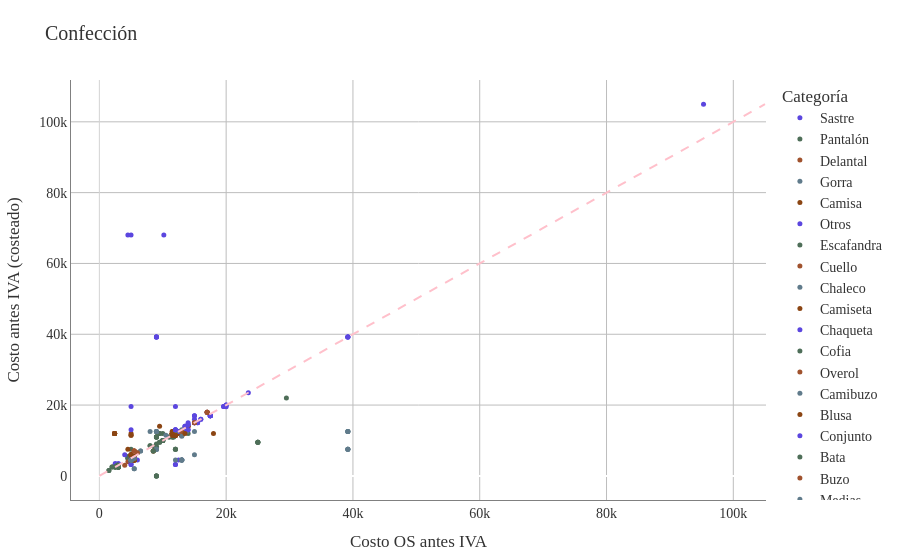

The cell this chart's notebook holds for it:
### Code cell
# Filtramos el DF para obtener solo los datos de confección.
df_conf = df_costos[df_costos['Proceso Producción'] == 'Confección'].copy()

# Definimos una columna de estado para tener el contexto de qué significa cada punto en la gráfica.
df_conf['estado'] = df_conf.apply(
    lambda 
    x: 'Ahorro' 
    if x['OS-Valor Unitario'] < x['costo_antes_iva'] 
    else 'Sobrecosto',
    axis=1
)

# Creamos la gráfica de confección, lo que esta encima de la línea diagonal es ahorro y lo que esta debajo es sobrecosto
# El tamaño de cada punto representa el impacto económico

fig_confe = px.scatter(
    df_conf,
    x='OS-Valor Unitario',
    y='costo_antes_iva',
    color='Categoría',
    color_discrete_sequence=paleta_textil,
    hover_data=['OP Det', 'Nombre del Comercial', 'Costeo_Producto', 'OS-Valor Unitario', 'costo_antes_iva'],
    title='Confección'
)

min_val = min(df_conf['costo_antes_iva'].min(), df_conf['OS-Valor Unitario'].min())
max_val = max(df_conf['costo_antes_iva'].max(), df_conf['OS-Valor Unitario'].max())

fig_confe.add_shape(
    type="line",
    x0=min_val, y0=min_val,
    x1=max_val, y1=max_val,
    line=dict(color="pink", dash="dash")
)
fig_confe.update_traces(marker=dict(size=5)) 

fig_confe.update_layout(
    # 1. Fondo transparente
    paper_bgcolor='rgba(0,0,0,0)',
    plot_bgcolor='rgba(0,0,0,0)',
    
    # 2. Tipografía Times New Roman
    font=dict(
        family="Times New Roman, Times, serif",
        size=14,
        color="#333333" # Color de letra gris muy oscuro (casi negro)
    ),
    
    # Ajuste opcional de márgenes para que la letra no se corte
    margin=dict(t=80, b=50, l=50, r=50)
)

# 3. Líneas de cuadrícula más oscuras
fig_confe.update_xaxes(
    showgrid=True, 
    gridwidth=1, 
    gridcolor='#bdbdbd', # Un gris más marcado (puedes usar 'gray' si lo quieres aún más oscuro)
    linecolor='gray',    # Línea del eje principal en negro
    zeroline=True,        # Mantener la línea del cero...
    zerolinecolor='#d3d3d3', # ...pero usar un gris mucho más suave (LightGrey)
    zerolinewidth=1,
    title='Costo OS antes IVA'
)

fig_confe.update_yaxes(
    showgrid=True, 
    gridwidth=1, 
    gridcolor='#bdbdbd', 
    linecolor='gray',
    title='Costo antes IVA (costeado)'
)
fig_confe.show()

### Figure 1 — Plotly figure (JSON) as saved in the notebook; plotly's stock layout.template omitted (floating-point values rounded to 4 significant figures; data arrays with more than 128 entries replaced by an {"elided": "..."} marker saying what was removed)
{"data": [{"customdata": [["6620-9-BLAZER SASTRE", "Xiomara Aranda Perea", "COS-0012649-13"], ["6492-6-Sastre Femenino", "Frank Sanchez", "COS-0012284-12"], ["6492-13-Sastre Femenino", "Frank Sanchez", "COS-0012251-23"], ["6492-13-Sastre Femenino", "Frank Sanchez", "COS-0012251-23"], ["6492-15-CHALECO REFLECTIVO", "Frank Sanchez", "COS-0012251-23"], ["6492-15-CHALECO REFLECTIVO", "Frank Sanchez", "COS-0012251-23"], ["6492-6-Sastre Femenino", "Frank Sanchez", "COS-0012284-12"], ["6492-13-Sastre Femenino", "Frank Sanchez", "COS-0012251-23"], ["6492-13-Sastre Femenino", "Frank Sanchez", "COS-0012251-23"], ["6492-15-CHALECO REFLECTIVO", "Frank Sanchez", "COS-0012251-23"], ["6492-15-CHALECO REFLECTIVO", "Frank Sanchez", "COS-0012251-23"], ["6415-1-Camibuzo", "Frank Sanchez", "COS-0011982-26"], ["6371-2-Conjunto antifluido", "Frank Sanchez", "COS-0011982-26"], ["6324-1-Camibuzo", "Frank Sanchez", "COS-0011814-29"], ["6297-21-POLO MANGA CORTA", "Frank Sanchez", "COS-0011814-29"], ["6297-22-Pantalón dotación", "Frank Sanchez", "COS-0011814-29"]], "hovertemplate": "Categoría=Sastre<br>OS-Valor Unitario=%{x}<br>costo_antes_iva=%{y}<br>OP Det=%{customdata[0]}<br>Nombre del Comercial=%{customdata[1]}<br>Costeo_Producto=%{customdata[2]}<extra></extra>", "legendgroup": "Sastre", "marker": {"color": "#5B46DF", "size": 5, "symbol": "circle"}, "mode": "markers", "name": "Sastre", "orientation": "v", "showlegend": true, "type": "scatter", "x": [95300.0, 19600.0, 39200.0, 39200.0, 9000.0, 9000.0, 19600.0, 39200.0, 39200.0, 9000.0, 9000.0, 5000.0, 12000.0, 5000.0, 4500.0, 10170.0], "xaxis": "x", "y": [105000, 19610, 39220, 39220, 39220, 39220, 19610, 39220, 39220, 39220, 39220, 19610, 19610, 68000, 68000, 68000], "yaxis": "y"}, {"customdata": {"elided": "56x3 str values"}, "hovertemplate": "Categoría=Pantalón<br>OS-Valor Unitario=%{x}<br>costo_antes_iva=%{y}<br>OP Det=%{customdata[0]}<br>Nombre del Comercial=%{customdata[1]}<br>Costeo_Producto=%{customdata[2]}<extra></extra>", "legendgroup": "Pantalón", "marker": {"color": "#4E6E58", "size": 5, "symbol": "circle"}, "mode": "markers", "name": "Pantalón", "orientation": "v", "showlegend": true, "type": "scatter", "x": [29500.0, 10000.0, 12000.0, 4500.0, 8833.0, 9036.0, 8833.0, 8838.0, 9000.0, 5500.0, 8750.0, 12000.0, 8750.0, 12000.0, 9000.0, 5000.0, 9000.0, 5000.0, 9000.0, 9000.0, 9000.0, 9000.0, 9000.0, 9000.0, 9000.0, 9000.0, 5000.0, 5000.0, 5000.0, 5000.0, 5000.0, 5000.0, 5000.0, 5000.0, 5000.0, 5500.0, 5500.0, 5000.0, 11500.0, 11000.0, 11000.0, 11500.0, 9500.0, 14000.0, 9500.0, 11700.0, 11700.0, 10000.0, 10000.0, 10000.0, 10000.0, 10000.0, 10000.0, 4500.0, 4500.0, 12000.0], "xaxis": "x", "y": [22000, 12000, 12000, 5500, 8167, 8143, 8125, 8188, 9000, 4500, 8200, 7500, 8200, 7500, 11000, 4500, 11000, 4500, 11000, 11000, 11000, 11000, 0, 0, 0, 0, 5000, 5000, 5000, 5000, 5000, 5000, 5000, 5000, 4500, 4500, 4500, 7500, 11000, 11000, 11000, 11000, 12000, 12000, 12000, 11000, 11000, 10000, 10000, 10000, 10000, 10000, 10000, 5000, 5000, 7500], "yaxis": "y"}, {"customdata": [["6618-14-Delantal clasico", "Xiomara Aranda Perea", "COS-0012669-17"], ["6487-6-DELANTAL CLASICO", "Luis Guzman", "COS-0012274-12"], ["6486-3-DELANTAL MICO", "Luis Guzman", "COS-0012273-11"], ["6485-7-DELANTAL MICO", "Luis Guzman", "COS-0012271-25"], ["6485-7-DELANTAL MICO", "Luis Guzman", "COS-0012271-25"], ["6485-7-DELANTAL MICO", "Luis Guzman", "COS-0012271-25"], ["6485-7-DELANTAL MICO", "Luis Guzman", "COS-0012271-25"], ["6485-8-DELANTAL TIPO PETO", "Luis Guzman", "COS-0012271-27"], ["6485-8-DELANTAL TIPO PETO", "Luis Guzman", "COS-0012271-27"], ["6485-8-DELANTAL TIPO PETO", "Luis Guzman", "COS-0012271-27"], ["6485-8-DELANTAL TIPO PETO", "Luis Guzman", "COS-0012271-27"]], "hovertemplate": "Categoría=Delantal<br>OS-Valor Unitario=%{x}<br>costo_antes_iva=%{y}<br>OP Det=%{customdata[0]}<br>Nombre del Comercial=%{customdata[1]}<br>Costeo_Producto=%{customdata[2]}<extra></extra>", "legendgroup": "Delantal", "marker": {"color": "#A0522D", "size": 5, "symbol": "circle"}, "mode": "markers", "name": "Delantal", "orientation": "v", "showlegend": true, "type": "scatter", "x": [4500.0, 4000.0, 2500.0, 3000.0, 3000.0, 3000.0, 3000.0, 2500.0, 2500.0, 2500.0, 2500.0], "xaxis": "x", "y": [4000, 3000, 2500, 3000, 3000, 3000, 3000, 3000, 3000, 3000, 3000], "yaxis": "y"}, {"customdata": [["6618-15-Gorra Curva", "Xiomara Aranda Perea", "COS-0012669-18"], ["6618-16-Gorra Curva", "Xiomara Aranda Perea", "COS-0012669-19"], ["6609-3-Gorra Curva", "Luis Guzman", "COS-0012639-4"], ["6373-2-Chaqueta Sport", "Xiomara Aranda Perea", "COS-0011990-3"]], "hovertemplate": "Categoría=Gorra<br>OS-Valor Unitario=%{x}<br>costo_antes_iva=%{y}<br>OP Det=%{customdata[0]}<br>Nombre del Comercial=%{customdata[1]}<br>Costeo_Producto=%{customdata[2]}<extra></extra>", "legendgroup": "Gorra", "marker": {"color": "#607B8B", "size": 5, "symbol": "circle"}, "mode": "markers", "name": "Gorra", "orientation": "v", "showlegend": true, "type": "scatter", "x": [6500.0, 6500.0, 6000.0, 15000.0], "xaxis": "x", "y": [7000, 7000, 6500, 6000], "yaxis": "y"}, {"customdata": {"elided": "64x3 str values"}, "hovertemplate": "Categoría=Camisa<br>OS-Valor Unitario=%{x}<br>costo_antes_iva=%{y}<br>OP Det=%{customdata[0]}<br>Nombre del Comercial=%{customdata[1]}<br>Costeo_Producto=%{customdata[2]}<extra></extra>", "legendgroup": "Camisa", "marker": {"color": "#8B4513", "size": 5, "symbol": "circle"}, "mode": "markers", "name": "Camisa", "orientation": "v", "showlegend": true, "type": "scatter", "x": [13500.0, 18000.0, 12000.0, 12000.0, 5000.0, 8500.0, 12000.0, 13000.0, 13000.0, 12000.0, 12000.0, 13000.0, 8500.0, 12000.0, 13000.0, 13000.0, 12000.0, 12000.0, 13000.0, 5500.0, 5500.0, 5500.0, 5500.0, 2400.0, 2400.0, 2400.0, 2400.0, 13000.0, 13000.0, 12000.0, 12000.0, 5000.0, 13000.0, 13000.0, 13000.0, 13000.0, 13000.0, 13000.0, 13000.0, 12500.0, 11500.0, 12500.0, 12500.0, 11500.0, 11500.0, 14000.0, 9500.0, 14000.0, 12500.0, 11500.0, 12500.0, 5000.0, 12000.0, 12500.0, 12500.0, 12500.0, 12000.0, 12000.0, 11500.0, 11500.0, 11500.0, 11500.0, 11500.0, 11500.0], "xaxis": "x", "y": [13500, 12000, 12500, 12500, 11500, 7000, 11500, 11500, 11500, 11500, 11500, 11500, 7000, 11500, 11500, 11500, 11500, 11500, 11500, 5500, 5500, 5500, 5500, 12000, 12000, 12000, 12000, 12000, 12000, 12000, 12000, 11500, 12500, 12500, 12500, 12500, 12500, 12500, 12500, 12000, 12000, 12500, 12500, 12500, 12500, 14000, 14000, 14000, 12000, 12000, 12000, 12000, 12500, 12500, 12500, 12500, 12500, 12500, 12000, 12000, 12000, 12000, 12000, 12000], "yaxis": "y"}, {"customdata": [["6616-3-OXFORD", "Santiago Barriga", "COS-0012665-4"], ["6611-1-POLO MANGA CORTA", "Frank Sanchez", "COS-0012647-3"], ["6534-1-POLO MANGA CORTA", "Pilar Gómez", "COS-0012425-2"], ["6529-1-T-SHIRT MANGA CORTA", "Simón Román", "COS-0012411-3"], ["6503-1-POLO MANGA CORTA", "Frank Sanchez", "COS-0012135-2"], ["6503-2-POLO MANGA CORTA", "Frank Sanchez", "COS-0012135-3"], ["6492-1-ROMPEVIENTOS REFLECTIVA", "Frank Sanchez", "COS-0012284-2"], ["6492-16-POLO MANGA CORTA", "Frank Sanchez", "COS-0012284-25"], ["6492-23-Conjunto antifluido", "Frank Sanchez", "COS-0012282-84"], ["6492-1-ROMPEVIENTOS REFLECTIVA", "Frank Sanchez", "COS-0012284-2"], ["6492-16-POLO MANGA CORTA", "Frank Sanchez", "COS-0012284-25"], ["6492-23-Conjunto antifluido", "Frank Sanchez", "COS-0012282-84"], ["6488-1-Harrington", "Simón Román", "COS-0012276-2"], ["6487-1-POLO MANGA CORTA", "Luis Guzman", "COS-0012274-6"], ["6487-2-POLO MANGA CORTA", "Luis Guzman", "COS-0012274-7"], ["6487-3-POLO MANGA CORTA", "Luis Guzman", "COS-0012274-8"], ["6487-4-POLO MANGA CORTA", "Luis Guzman", "COS-0012274-9"], ["6487-5-POLO MANGA CORTA", "Luis Guzman", "COS-0012274-10"], ["6486-1-POLO MANGA CORTA", "Luis Guzman", "COS-0012273-6"], ["6486-2-POLO MANGA CORTA", "Luis Guzman", "COS-0012273-7"], ["6439-5-Pasamontañas", "Luis Guzman", "COS-0012168-14"], ["6433-7-Pasamontañas", "Xiomara Aranda Perea", "COS-0012156-14"], ["6425-1-POLO MANGA CORTA", "Xiomara Aranda Perea", "COS-0012136-10"], ["6425-2-POLO MANGA CORTA", "Xiomara Aranda Perea", "COS-0012136-2"], ["6383-13-Termica", "Xiomara Aranda Perea", "COS-0012014-15"], ["6383-14-Termica", "Xiomara Aranda Perea", "COS-0012014-16"], ["6379-3-CAMISA MANGA CORTA", "Xiomara Aranda Perea", "COS-0012004-8"], ["6379-5-POLO MANGA CORTA", "Xiomara Aranda Perea", "COS-0012004-8"], ["6379-6-POLO MANGA CORTA", "Xiomara Aranda Perea", "COS-0012004-7"]], "hovertemplate": "Categoría=Otros<br>OS-Valor Unitario=%{x}<br>costo_antes_iva=%{y}<br>OP Det=%{customdata[0]}<br>Nombre del Comercial=%{customdata[1]}<br>Costeo_Producto=%{customdata[2]}<extra></extra>", "legendgroup": "Otros", "marker": {"color": "#5B46DF", "size": 5, "symbol": "circle"}, "mode": "markers", "name": "Otros", "orientation": "v", "showlegend": true, "type": "scatter", "x": [12500.0, 5500.0, 5000.0, 4000.0, 5000.0, 5000.0, 13500.0, 5000.0, 12000.0, 13500.0, 5000.0, 12000.0, 23500.0, 5000.0, 5000.0, 5000.0, 5000.0, 6000.0, 5000.0, 5000.0, 3000.0, 2500.0, 5000.0, 5000.0, 14000.0, 14000.0, 12500.0, 5000.0, 5000.0], "xaxis": "x", "y": [12500, 5000, 6000, 6000, 5000, 5000, 14000, 3200, 3200, 14000, 3200, 3200, 23500, 4500, 4500, 4500, 4500, 4500, 4500, 4500, 3500, 3500, 4000, 4000, 14500, 14500, 4500, 4500, 4500], "yaxis": "y"}, {"customdata": [["6612-1-Escafandra", "Xiomara Aranda Perea", "COS-0012654-2"], ["6612-2-Escafandra", "Xiomara Aranda Perea", "COS-0012654-3"], ["6612-2-Escafandra", "Xiomara Aranda Perea", "COS-0012654-3"], ["6612-3-Escafandra", "Xiomara Aranda Perea", "COS-0012654-3"], ["6612-3-Escafandra", "Xiomara Aranda Perea", "COS-0012654-3"]], "hovertemplate": "Categoría=Escafandra<br>OS-Valor Unitario=%{x}<br>costo_antes_iva=%{y}<br>OP Det=%{customdata[0]}<br>Nombre del Comercial=%{customdata[1]}<br>Costeo_Producto=%{customdata[2]}<extra></extra>", "legendgroup": "Escafandra", "marker": {"color": "#4E6E58", "size": 5, "symbol": "circle"}, "mode": "markers", "name": "Escafandra", "orientation": "v", "showlegend": true, "type": "scatter", "x": [2900.0, 2900.0, 2900.0, 2900.0, 2900.0], "xaxis": "x", "y": [3000, 3000, 3000, 3000, 3000], "yaxis": "y"}, {"customdata": [["6609-2-SACO CUELLO CERRADO", "Luis Guzman", "COS-0012639-3"]], "hovertemplate": "Categoría=Cuello<br>OS-Valor Unitario=%{x}<br>costo_antes_iva=%{y}<br>OP Det=%{customdata[0]}<br>Nombre del Comercial=%{customdata[1]}<br>Costeo_Producto=%{customdata[2]}<extra></extra>", "legendgroup": "Cuello", "marker": {"color": "#A0522D", "size": 5, "symbol": "circle"}, "mode": "markers", "name": "Cuello", "orientation": "v", "showlegend": true, "type": "scatter", "x": [6000.0], "xaxis": "x", "y": [6500], "yaxis": "y"}, {"customdata": [["6543-3-Chaleco Liso", "Pilar Gómez", "COS-0012436-3"], ["6492-13-Sastre Femenino", "Frank Sanchez", "COS-0012251-23"], ["6492-13-Sastre Femenino", "Frank Sanchez", "COS-0012251-23"], ["6492-13-Sastre Femenino", "Frank Sanchez", "COS-0012251-23"], ["6492-13-Sastre Femenino", "Frank Sanchez", "COS-0012251-23"], ["6492-15-CHALECO REFLECTIVO", "Frank Sanchez", "COS-0012251-23"], ["6492-15-CHALECO REFLECTIVO", "Frank Sanchez", "COS-0012251-23"], ["6492-15-CHALECO REFLECTIVO", "Frank Sanchez", "COS-0012251-23"], ["6492-15-CHALECO REFLECTIVO", "Frank Sanchez", "COS-0012251-23"], ["6492-17-CHALECO REFLECTIVO", "Frank Sanchez", "COS-0012251-25"], ["6492-17-CHALECO REFLECTIVO", "Frank Sanchez", "COS-0012251-25"], ["6492-19-CAMISA MANGA CORTA", "Frank Sanchez", "COS-0012251-27"], ["6492-19-CAMISA MANGA CORTA", "Frank Sanchez", "COS-0012251-27"], ["6492-20-CHALECO REFLECTIVO", "Frank Sanchez", "COS-0012251-27"], ["6492-20-CHALECO REFLECTIVO", "Frank Sanchez", "COS-0012251-27"], ["6492-13-Sastre Femenino", "Frank Sanchez", "COS-0012251-23"], ["6492-13-Sastre Femenino", "Frank Sanchez", "COS-0012251-23"], ["6492-13-Sastre Femenino", "Frank Sanchez", "COS-0012251-23"], ["6492-13-Sastre Femenino", "Frank Sanchez", "COS-0012251-23"], ["6492-15-CHALECO REFLECTIVO", "Frank Sanchez", "COS-0012251-23"], ["6492-15-CHALECO REFLECTIVO", "Frank Sanchez", "COS-0012251-23"], ["6492-15-CHALECO REFLECTIVO", "Frank Sanchez", "COS-0012251-23"], ["6492-15-CHALECO REFLECTIVO", "Frank Sanchez", "COS-0012251-23"], ["6492-17-CHALECO REFLECTIVO", "Frank Sanchez", "COS-0012251-25"], ["6492-17-CHALECO REFLECTIVO", "Frank Sanchez", "COS-0012251-25"], ["6492-19-CAMISA MANGA CORTA", "Frank Sanchez", "COS-0012251-27"], ["6492-19-CAMISA MANGA CORTA", "Frank Sanchez", "COS-0012251-27"], ["6492-20-CHALECO REFLECTIVO", "Frank Sanchez", "COS-0012251-27"], ["6492-20-CHALECO REFLECTIVO", "Frank Sanchez", "COS-0012251-27"], ["6422-1-Chaleco Liso", "Xiomara Aranda Perea", "COS-0012132-2"], ["6371-1-CHALECO REFLECTIVO", "Frank Sanchez", "COS-0011439-24"], ["6371-3-CHALECO REFLECTIVO", "Frank Sanchez", "COS-0011981-27"], ["6297-17-Conjunto antifluido", "Frank Sanchez", "COS-0011439-24"], ["6297-19-Pantalón dotación", "Frank Sanchez", "COS-0011439-24"], ["6297-20-CHAQUETA MICHELIN", "Frank Sanchez", "COS-0011439-24"]], "hovertemplate": "Categoría=Chaleco<br>OS-Valor Unitario=%{x}<br>costo_antes_iva=%{y}<br>OP Det=%{customdata[0]}<br>Nombre del Comercial=%{customdata[1]}<br>Costeo_Producto=%{customdata[2]}<extra></extra>", "legendgroup": "Chaleco", "marker": {"color": "#607B8B", "size": 5, "symbol": "circle"}, "mode": "markers", "name": "Chaleco", "orientation": "v", "showlegend": true, "type": "scatter", "x": [10500.0, 39200.0, 39200.0, 39200.0, 39200.0, 9000.0, 9000.0, 9000.0, 9000.0, 12000.0, 12000.0, 13000.0, 13000.0, 12000.0, 12000.0, 39200.0, 39200.0, 39200.0, 39200.0, 9000.0, 9000.0, 9000.0, 9000.0, 12000.0, 12000.0, 13000.0, 13000.0, 12000.0, 12000.0, 13000.0, 8000.0, 13000.0, 12000.0, 13800.0, 15000.0], "xaxis": "x", "y": [11500, 12500, 12500, 7500, 7500, 12500, 12500, 7500, 7500, 12500, 12500, 12500, 12500, 12500, 12500, 12500, 12500, 7500, 7500, 12500, 12500, 7500, 7500, 12500, 12500, 12500, 12500, 12500, 12500, 13000, 12500, 11200, 12500, 12500, 12500], "yaxis": "y"}, {"customdata": [["6540-1-Camiseta polo", "Luis Guzman", "COS-0012432-2"], ["6540-2-Camiseta polo", "Luis Guzman", "COS-0012432-3"], ["6540-3-Camiseta polo", "Luis Guzman", "COS-0012432-4"], ["6540-4-Camiseta polo", "Luis Guzman", "COS-0012432-5"], ["6540-5-Camiseta polo", "Luis Guzman", "COS-0012432-6"], ["6540-6-Camiseta polo", "Luis Guzman", "COS-0012432-7"], ["6524-1-Camiseta Dril", "Luis Guzman", "COS-0012393-7"], ["6503-3-Camiseta polo", "Frank Sanchez", "COS-0012135-4"], ["6491-1-Camiseta polo", "Pilar Gómez", "COS-0012285-2"], ["6439-3-Camiseta Dril", "Luis Guzman", "COS-0012168-8"], ["6433-5-Camiseta Dril", "Xiomara Aranda Perea", "COS-0012156-7"], ["6433-6-Camiseta Dril", "Xiomara Aranda Perea", "COS-0012156-8"], ["6382-1-Camiseta polo", "Xiomara Aranda Perea", "COS-0012017-6"], ["6382-1-Camiseta polo", "Xiomara Aranda Perea", "COS-0012017-6"], ["6382-2-Camiseta polo", "Xiomara Aranda Perea", "COS-0012017-7"], ["6382-3-Camiseta polo", "Xiomara Aranda Perea", "COS-0012017-8"], ["6382-4-Camiseta polo", "Xiomara Aranda Perea", "COS-0012017-4"], ["6382-5-Camiseta polo", "Xiomara Aranda Perea", "COS-0012017-5"], ["6382-6-Camiseta polo", "Xiomara Aranda Perea", "COS-0012017-6"], ["6382-6-Camiseta polo", "Xiomara Aranda Perea", "COS-0012017-6"]], "hovertemplate": "Categoría=Camiseta<br>OS-Valor Unitario=%{x}<br>costo_antes_iva=%{y}<br>OP Det=%{customdata[0]}<br>Nombre del Comercial=%{customdata[1]}<br>Costeo_Producto=%{customdata[2]}<extra></extra>", "legendgroup": "Camiseta", "marker": {"color": "#8B4513", "size": 5, "symbol": "circle"}, "mode": "markers", "name": "Camiseta", "orientation": "v", "showlegend": true, "type": "scatter", "x": [5000.0, 5000.0, 5000.0, 5000.0, 5000.0, 5000.0, 5000.0, 5000.0, 4500.0, 5000.0, 5000.0, 5000.0, 5500.0, 5500.0, 5500.0, 5000.0, 5500.0, 5500.0, 5000.0, 5000.0], "xaxis": "x", "y": [4500, 4500, 4500, 4500, 4500, 4500, 6000, 5000, 7500, 6000, 6000, 6000, 4500, 4500, 4500, 4500, 4500, 4500, 4500, 4500], "yaxis": "y"}, {"customdata": [["6526-1-CHAQUETA MICHELIN", "Frank Sanchez", "COS-0012401-15"], ["6493-1-Chaqueta  Térmica", "Miguel Gutierrez", "COS-0012287-2"], ["6492-10-CHAQUETA MICHELIN", "Frank Sanchez", "COS-0012284-18"], ["6492-14-CHAQUETA MICHELIN", "Frank Sanchez", "COS-0012284-24"], ["6492-10-CHAQUETA MICHELIN", "Frank Sanchez", "COS-0012284-18"], ["6492-14-CHAQUETA MICHELIN", "Frank Sanchez", "COS-0012284-24"], ["6489-1-Chaqueta Rompevientos", "Angela Jaramillo", "COS-0012279-4"], ["6487-7-Chaqueta  Acolchada", "Luis Guzman", "COS-0012274-22"], ["6452-1-Chaqueta Sport", "Angela Jaramillo", "COS-0012143-2"], ["6439-4-Chaqueta Cuarto Frío", "Luis Guzman", "COS-0012168-10"], ["6439-12-Chaqueta Cuarto Frío", "Luis Guzman", "COS-0012168-34"], ["6436-1-Chaqueta Rompevientos", "Luis Guzman", "COS-0012162-2"], ["6436-2-Chaqueta Rompevientos", "Luis Guzman", "COS-0012162-3"], ["6436-3-Chaqueta Rompevientos", "Luis Guzman", "COS-0012162-4"], ["6435-1-Chaqueta Sport", "Luis Guzman", "COS-0012161-21"], ["6384-3-CHAQUETA SPORT", "Xiomara Aranda Perea", "COS-0012022-5"], ["6379-9-CHAQUETA SPORT", "Xiomara Aranda Perea", "COS-0012004-2"], ["6376-3-Chaqueta Cuarto Frío", "Miguel Gutierrez", "COS-0011994-15"], ["6376-3-Chaqueta Cuarto Frío", "Xiomara Aranda Perea", "COS-0011994-15"], ["6376-4-Chaqueta Cuarto Frío", "Miguel Gutierrez", "COS-0011994-16"], ["6376-4-Chaqueta Cuarto Frío", "Xiomara Aranda Perea", "COS-0011994-16"], ["6376-5-Chaqueta Cuarto Frío", "Miguel Gutierrez", "COS-0011994-43"], ["6376-5-Chaqueta Cuarto Frío", "Xiomara Aranda Perea", "COS-0011994-43"], ["6376-6-Chaqueta Sport", "Miguel Gutierrez", "COS-0011994-17"], ["6376-6-Chaqueta Sport", "Xiomara Aranda Perea", "COS-0011994-17"], ["6373-1-Chaqueta Sport", "Xiomara Aranda Perea", "COS-0011990-2"], ["6373-2-Chaqueta Sport", "Xiomara Aranda Perea", "COS-0011990-3"]], "hovertemplate": "Categoría=Chaqueta<br>OS-Valor Unitario=%{x}<br>costo_antes_iva=%{y}<br>OP Det=%{customdata[0]}<br>Nombre del Comercial=%{customdata[1]}<br>Costeo_Producto=%{customdata[2]}<extra></extra>", "legendgroup": "Chaqueta", "marker": {"color": "#5B46DF", "size": 5, "symbol": "circle"}, "mode": "markers", "name": "Chaqueta", "orientation": "v", "showlegend": true, "type": "scatter", "x": [13500.0, 17000.0, 15500.0, 14000.0, 15500.0, 14000.0, 20000.0, 20000.0, 20000.0, 17500.0, 17500.0, 15000.0, 15000.0, 15000.0, 15000.0, 14000.0, 15000.0, 17500.0, 17500.0, 17500.0, 17500.0, 17500.0, 17500.0, 16000.0, 16000.0, 15000.0, 15000.0], "xaxis": "x", "y": [13000, 18000, 15000, 13000, 15000, 13000, 20000, 19500, 20000, 17000, 17000, 15000, 15000, 15000, 15000, 15000, 16000, 17000, 17000, 17000, 17000, 17000, 17000, 16000, 16000, 17000, 17000], "yaxis": "y"}, {"customdata": [["6524-3-Cofia", "Luis Guzman", "COS-0012393-35"], ["6524-4-Cofia", "Luis Guzman", "COS-0012393-36"], ["6524-5-Cofia", "Luis Guzman", "COS-0012393-37"], ["6486-6-Cofia", "Luis Guzman", "COS-0012273-14"], ["6485-9-Cofia", "Luis Guzman", "COS-0012271-31"], ["6485-9-Cofia", "Luis Guzman", "COS-0012271-31"], ["6485-9-Cofia", "Luis Guzman", "COS-0012271-31"], ["6485-9-Cofia", "Luis Guzman", "COS-0012271-31"], ["6439-6-Cofia", "Luis Guzman", "COS-0012168-15"], ["6439-13-Cofia", "Luis Guzman", "COS-0012168-35"], ["6439-14-Cofia", "Luis Guzman", "COS-0012168-36"], ["6439-15-Cofia", "Luis Guzman", "COS-0012168-37"], ["6433-8-Cofia", "Xiomara Aranda Perea", "COS-0012156-15"], ["6433-12-Cofia", "Xiomara Aranda Perea", "COS-0012156-35"], ["6433-13-Cofia", "Xiomara Aranda Perea", "COS-0012156-36"], ["6433-14-Cofia", "Xiomara Aranda Perea", "COS-0012156-37"], ["6376-7-Cofia", "Miguel Gutierrez", "COS-0011994-21"], ["6376-7-Cofia", "Xiomara Aranda Perea", "COS-0011994-21"]], "hovertemplate": "Categoría=Cofia<br>OS-Valor Unitario=%{x}<br>costo_antes_iva=%{y}<br>OP Det=%{customdata[0]}<br>Nombre del Comercial=%{customdata[1]}<br>Costeo_Producto=%{customdata[2]}<extra></extra>", "legendgroup": "Cofia", "marker": {"color": "#4E6E58", "size": 5, "symbol": "circle"}, "mode": "markers", "name": "Cofia", "orientation": "v", "showlegend": true, "type": "scatter", "x": [3000.0, 3000.0, 3000.0, 3000.0, 2500.0, 2500.0, 2500.0, 2500.0, 1500.0, 3000.0, 3000.0, 3000.0, 1500.0, 3000.0, 3000.0, 3000.0, 2000.0, 2000.0], "xaxis": "x", "y": [2500, 2500, 2500, 2500, 2500, 2500, 2500, 2500, 1500, 2500, 2500, 2500, 1500, 2500, 2500, 2500, 2500, 2500], "yaxis": "y"}, {"customdata": [["6523-1-overol enterizo", "Xiomara Aranda Perea", "COS-0012363-2"], ["6523-2-overol enterizo", "Xiomara Aranda Perea", "COS-0012363-3"], ["6523-1-overol enterizo", "Xiomara Aranda Perea", "COS-0012363-2"], ["6523-2-overol enterizo", "Xiomara Aranda Perea", "COS-0012363-3"], ["6487-8-OVEROL ENTERIZO", "Luis Guzman", "COS-0012274-23"], ["6380-2-OVEROL ENTERIZO", "Xiomara Aranda Perea", "COS-0012015-19"], ["6364-6-pantalón  overol", "Xiomara Aranda Perea", "COS-0011920-6"]], "hovertemplate": "Categoría=Overol<br>OS-Valor Unitario=%{x}<br>costo_antes_iva=%{y}<br>OP Det=%{customdata[0]}<br>Nombre del Comercial=%{customdata[1]}<br>Costeo_Producto=%{customdata[2]}<extra></extra>", "legendgroup": "Overol", "marker": {"color": "#A0522D", "size": 5, "symbol": "circle"}, "mode": "markers", "name": "Overol", "orientation": "v", "showlegend": true, "type": "scatter", "x": [17000.0, 17000.0, 17000.0, 17000.0, 15000.0, 15000.0, 13000.0], "xaxis": "x", "y": [18000, 18000, 18000, 18000, 15000, 15000, 12500], "yaxis": "y"}, {"customdata": [["6496-2-Camibuzo", "Frank Sanchez", "COS-0011982-29"], ["6496-2-Camibuzo", "Frank Sanchez", "COS-0011982-29"], ["6496-2-Camibuzo", "Frank Sanchez", "COS-0011982-29"], ["6492-3-Camibuzo", "Frank Sanchez", "COS-0012284-4"], ["6492-21-CAMISA MANGA CORTA", "Frank Sanchez", "COS-0011982-29"], ["6492-21-CAMISA MANGA CORTA", "Frank Sanchez", "COS-0011982-29"], ["6492-21-CAMISA MANGA CORTA", "Frank Sanchez", "COS-0011982-29"], ["6492-3-Camibuzo", "Frank Sanchez", "COS-0012284-4"], ["6492-21-CAMISA MANGA CORTA", "Frank Sanchez", "COS-0011982-29"], ["6492-21-CAMISA MANGA CORTA", "Frank Sanchez", "COS-0011982-29"], ["6492-21-CAMISA MANGA CORTA", "Frank Sanchez", "COS-0011982-29"], ["6430-1-Camibuzo", "Frank Sanchez", "COS-0011982-29"], ["6430-1-Camibuzo", "Frank Sanchez", "COS-0011982-29"], ["6430-1-Camibuzo", "Frank Sanchez", "COS-0011982-29"], ["6415-1-Camibuzo", "Frank Sanchez", "COS-0011982-26"], ["6371-2-Conjunto antifluido", "Frank Sanchez", "COS-0011982-26"]], "hovertemplate": "Categoría=Camibuzo<br>OS-Valor Unitario=%{x}<br>costo_antes_iva=%{y}<br>OP Det=%{customdata[0]}<br>Nombre del Comercial=%{customdata[1]}<br>Costeo_Producto=%{customdata[2]}<extra></extra>", "legendgroup": "Camibuzo", "marker": {"color": "#607B8B", "size": 5, "symbol": "circle"}, "mode": "markers", "name": "Camibuzo", "orientation": "v", "showlegend": true, "type": "scatter", "x": [5000.0, 5000.0, 5000.0, 5000.0, 13000.0, 13000.0, 13000.0, 5000.0, 13000.0, 13000.0, 13000.0, 5000.0, 5000.0, 5000.0, 5000.0, 12000.0], "xaxis": "x", "y": [4500, 4500, 4500, 4500, 4500, 4500, 4500, 4500, 4500, 4500, 4500, 4500, 4500, 4500, 4500, 4500], "yaxis": "y"}, {"customdata": [["6492-8-BLUSA MANGA CORTA", "Frank Sanchez", "COS-0012284-14"], ["6492-22-BLUSA MANGA CORTA", "Frank Sanchez", "COS-0012282-56"], ["6492-8-BLUSA MANGA CORTA", "Frank Sanchez", "COS-0012284-14"], ["6492-22-BLUSA MANGA CORTA", "Frank Sanchez", "COS-0012282-56"], ["6485-5-BLUSA MANGA CORTA", "Luis Guzman", "COS-0012271-12"], ["6485-5-BLUSA MANGA CORTA", "Luis Guzman", "COS-0012271-12"], ["6485-5-BLUSA MANGA CORTA", "Luis Guzman", "COS-0012271-12"], ["6485-5-BLUSA MANGA CORTA", "Luis Guzman", "COS-0012271-12"], ["6485-6-BLUSA MANGA CORTA", "Luis Guzman", "COS-0012271-16"], ["6485-6-BLUSA MANGA CORTA", "Luis Guzman", "COS-0012271-16"], ["6485-6-BLUSA MANGA CORTA", "Luis Guzman", "COS-0012271-16"], ["6485-6-BLUSA MANGA CORTA", "Luis Guzman", "COS-0012271-16"], ["6484-5-Blusa  Materna", "Luis Guzman", "COS-0012268-6"], ["6379-4-BLUSA MANGA CORTA", "Xiomara Aranda Perea", "COS-0012004-9"]], "hovertemplate": "Categoría=Blusa<br>OS-Valor Unitario=%{x}<br>costo_antes_iva=%{y}<br>OP Det=%{customdata[0]}<br>Nombre del Comercial=%{customdata[1]}<br>Costeo_Producto=%{customdata[2]}<extra></extra>", "legendgroup": "Blusa", "marker": {"color": "#8B4513", "size": 5, "symbol": "circle"}, "mode": "markers", "name": "Blusa", "orientation": "v", "showlegend": true, "type": "scatter", "x": [12000.0, 11500.0, 12000.0, 11500.0, 2400.0, 2400.0, 2400.0, 2400.0, 5500.0, 5500.0, 5500.0, 5500.0, 13500.0, 11500.0], "xaxis": "x", "y": [11500, 11500, 11500, 11500, 12000, 12000, 12000, 12000, 5500, 5500, 5500, 5500, 12000, 12000], "yaxis": "y"}, {"customdata": [["6492-23-Conjunto antifluido", "Frank Sanchez", "COS-0012282-84"], ["6492-23-Conjunto antifluido", "Frank Sanchez", "COS-0012282-84"], ["6415-1-Camibuzo", "Frank Sanchez", "COS-0011982-26"], ["6371-2-Conjunto antifluido", "Frank Sanchez", "COS-0011982-26"]], "hovertemplate": "Categoría=Conjunto<br>OS-Valor Unitario=%{x}<br>costo_antes_iva=%{y}<br>OP Det=%{customdata[0]}<br>Nombre del Comercial=%{customdata[1]}<br>Costeo_Producto=%{customdata[2]}<extra></extra>", "legendgroup": "Conjunto", "marker": {"color": "#5B46DF", "size": 5, "symbol": "circle"}, "mode": "markers", "name": "Conjunto", "orientation": "v", "showlegend": true, "type": "scatter", "x": [12000.0, 12000.0, 5000.0, 12000.0], "xaxis": "x", "y": [13000, 13000, 13000, 13000], "yaxis": "y"}, {"customdata": [["6439-1-Bata quirúrgica", "Luis Guzman", "COS-0012168-5"], ["6433-1-BATA TIPO LABORATORIO", "Xiomara Aranda Perea", "COS-0012156-3"], ["6433-2-BATA TIPO LABORATORIO", "Xiomara Aranda Perea", "COS-0012156-4"], ["6433-3-Bata quirúrgica", "Xiomara Aranda Perea", "COS-0012156-5"], ["6378-1-BATA CHEF", "Xiomara Aranda Perea", "COS-0012003-2"], ["6378-1-BATA CHEF", "Xiomara Aranda Perea", "COS-0012003-2"], ["6378-2-BATA CHEF", "Xiomara Aranda Perea", "COS-0012003-2"], ["6378-2-BATA CHEF", "Xiomara Aranda Perea", "COS-0012003-2"], ["6378-3-BATA CHEF", "Xiomara Aranda Perea", "COS-0012003-3"], ["6378-4-BATA CHEF", "Xiomara Aranda Perea", "COS-0012003-4"]], "hovertemplate": "Categoría=Bata<br>OS-Valor Unitario=%{x}<br>costo_antes_iva=%{y}<br>OP Det=%{customdata[0]}<br>Nombre del Comercial=%{customdata[1]}<br>Costeo_Producto=%{customdata[2]}<extra></extra>", "legendgroup": "Bata", "marker": {"color": "#4E6E58", "size": 5, "symbol": "circle"}, "mode": "markers", "name": "Bata", "orientation": "v", "showlegend": true, "type": "scatter", "x": [8500.0, 8000.0, 8000.0, 8500.0, 25000.0, 25000.0, 25000.0, 25000.0, 9500.0, 9500.0], "xaxis": "x", "y": [7000, 8500, 8500, 7000, 9500, 9500, 9500, 9500, 9500, 9500], "yaxis": "y"}, {"customdata": [["6439-2-Buzo / Cerrado", "Luis Guzman", "COS-0012168-6"], ["6433-4-Buzo / Cerrado", "Xiomara Aranda Perea", "COS-0012156-6"], ["6376-2-Buzo / Cerrado", "Miguel Gutierrez", "COS-0011994-6"], ["6376-2-Buzo / Cerrado", "Xiomara Aranda Perea", "COS-0011994-6"]], "hovertemplate": "Categoría=Buzo<br>OS-Valor Unitario=%{x}<br>costo_antes_iva=%{y}<br>OP Det=%{customdata[0]}<br>Nombre del Comercial=%{customdata[1]}<br>Costeo_Producto=%{customdata[2]}<extra></extra>", "legendgroup": "Buzo", "marker": {"color": "#A0522D", "size": 5, "symbol": "circle"}, "mode": "markers", "name": "Buzo", "orientation": "v", "showlegend": true, "type": "scatter", "x": [5500.0, 5500.0, 5500.0, 5500.0], "xaxis": "x", "y": [7000, 7000, 7000, 7000], "yaxis": "y"}, {"customdata": [["6439-7-Medias Cuarto Frio", "Luis Guzman", "COS-0012168-18"], ["6433-9-Medias Cuarto Frio", "Xiomara Aranda Perea", "COS-0012156-18"], ["6376-8-Medias Cuarto Frio", "Miguel Gutierrez", "COS-0011994-23"], ["6376-8-Medias Cuarto Frio", "Xiomara Aranda Perea", "COS-0011994-23"]], "hovertemplate": "Categoría=Medias<br>OS-Valor Unitario=%{x}<br>costo_antes_iva=%{y}<br>OP Det=%{customdata[0]}<br>Nombre del Comercial=%{customdata[1]}<br>Costeo_Producto=%{customdata[2]}<extra></extra>", "legendgroup": "Medias", "marker": {"color": "#607B8B", "size": 5, "symbol": "circle"}, "mode": "markers", "name": "Medias", "orientation": "v", "showlegend": true, "type": "scatter", "x": [5500.0, 5500.0, 5500.0, 5500.0], "xaxis": "x", "y": [2000, 2000, 5000, 5000], "yaxis": "y"}], "layout": {"font": {"color": "#333333", "family": "Times New Roman, Times, serif", "size": 14}, "legend": {"title": {"text": "Categoría"}, "tracegroupgap": 0}, "margin": {"b": 50, "l": 50, "r": 50, "t": 80}, "paper_bgcolor": "rgba(0,0,0,0)", "plot_bgcolor": "rgba(0,0,0,0)", "shapes": [{"line": {"color": "pink", "dash": "dash"}, "type": "line", "x0": 0, "x1": 105000, "y0": 0, "y1": 105000}], "title": {"text": "Confección"}, "xaxis": {"anchor": "y", "domain": [0, 1], "gridcolor": "#bdbdbd", "gridwidth": 1, "linecolor": "gray", "showgrid": true, "title": {"text": "Costo OS antes IVA"}, "zeroline": true, "zerolinecolor": "#d3d3d3", "zerolinewidth": 1}, "yaxis": {"anchor": "x", "domain": [0, 1], "gridcolor": "#bdbdbd", "gridwidth": 1, "linecolor": "gray", "showgrid": true, "title": {"text": "Costo antes IVA (costeado)"}}}}
